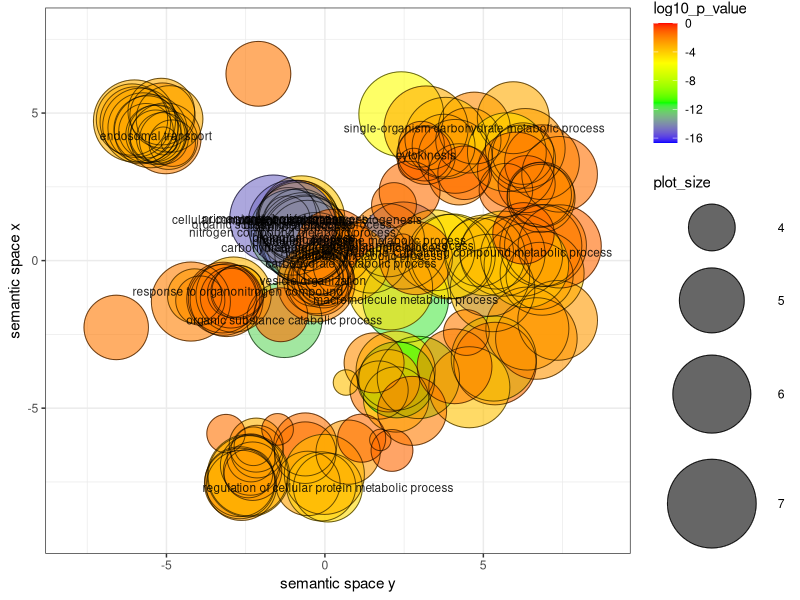

R code for this plot:


# A plotting R script produced by the REVIGO server at http://revigo.irb.hr/
# If you found REVIGO useful in your work, please cite the following reference:
# Supek F et al. "REVIGO summarizes and visualizes long lists of Gene Ontology
# terms" PLoS ONE 2011. doi:10.1371/journal.pone.0021800


# --------------------------------------------------------------------------
# If you don't have the ggplot2 package installed, uncomment the following line:
# install.packages( "ggplot2" );
library( ggplot2 );
# --------------------------------------------------------------------------
# If you don't have the scales package installed, uncomment the following line:
# install.packages( "scales" );
library( scales );


# --------------------------------------------------------------------------
# Here is your data from REVIGO. Scroll down for plot configuration options.

revigo.names <- c("term_ID","description","frequency_%","plot_X","plot_Y","plot_size","log10_p_value","uniqueness","dispensability");
revigo.data <- rbind(c("GO:0006914","autophagy", 0.230,-0.175, 0.192, 4.470,-3.9588,0.959,0.000),
c("GO:0008150","biological_process",100.000,-0.668, 0.782, 7.108,-13.2863,1.000,0.000),
c("GO:0008152","metabolic process",75.387,-0.625, 0.722, 6.986,-16.6554,0.999,0.000),
c("GO:0009987","cellular process",63.780,-0.585, 0.693, 6.913,-11.9337,0.998,0.000),
c("GO:0010243","response to organonitrogen compound", 0.140,-2.740,-1.042, 4.255,-4.1426,0.911,0.000),
c("GO:0016197","endosomal transport", 0.131,-5.337, 4.229, 4.225,-6.3189,0.927,0.000),
c("GO:0044699","single-organism process",46.569,-0.736, 1.407, 6.776,-3.8465,0.997,0.000),
c("GO:0050896","response to stimulus",12.210,-0.820, 1.350, 6.195,-3.5294,0.995,0.000),
c("GO:0051179","localization",18.495,-0.283, 0.236, 6.375,-3.1484,0.995,0.000),
c("GO:0051704","multi-organism process", 0.751,-1.157, 1.379, 4.984,-1.6986,0.994,0.000),
c("GO:0065007","biological regulation",20.498,-0.549, 0.641, 6.420,-3.0760,0.995,0.000),
c("GO:0071840","cellular component organization or biogenesis", 8.568,-0.881, 1.394, 6.041,-2.0629,0.994,0.000),
c("GO:1901575","organic substance catabolic process", 4.612,-1.279,-2.009, 5.772,-12.1329,0.839,0.000),
c("GO:0009056","catabolic process", 4.820,-0.805, 1.158, 5.791,-12.6760,0.970,0.023),
c("GO:0042026","protein refolding", 0.069,-1.190, 1.419, 3.949,-1.9650,0.963,0.024),
c("GO:0016236","macroautophagy", 0.084,-0.483, 0.469, 4.031,-2.7240,0.958,0.025),
c("GO:0016050","vesicle organization", 0.130,-0.372,-0.671, 4.221,-3.4026,0.896,0.026),
c("GO:0006457","protein folding", 0.903,-0.182, 0.397, 5.064,-1.9693,0.954,0.030),
c("GO:0044238","primary metabolic process",53.743,-1.626, 1.424, 6.839,-14.8719,0.957,0.038),
c("GO:0032268","regulation of cellular protein metabolic process", 1.473, 0.095,-7.690, 5.277,-4.4290,0.656,0.061),
c("GO:0072524","pyridine-containing compound metabolic process", 1.351, 4.874, 0.285, 5.239,-1.7467,0.853,0.070),
c("GO:0044723","single-organism carbohydrate metabolic process", 2.457, 4.715, 4.492, 5.499,-2.1624,0.857,0.073),
c("GO:0009058","biosynthetic process",31.611,-0.842, 1.213, 6.608,-3.7659,0.961,0.078),
c("GO:0051186","cofactor metabolic process", 3.985, 1.448, 0.164, 5.709,-3.3909,0.909,0.080),
c("GO:0000910","cytokinesis", 0.315, 3.192, 3.577, 4.606,-2.0134,0.885,0.086),
c("GO:0006807","nitrogen compound metabolic process",38.744,-1.019, 0.960, 6.696,-13.2364,0.959,0.089),
c("GO:0006732","coenzyme metabolic process", 3.111, 1.990, 0.692, 5.601,-2.1239,0.879,0.089),
c("GO:0044237","cellular metabolic process",53.061, 2.471, 0.511, 6.833,-14.4987,0.907,0.111),
c("GO:0043170","macromolecule metabolic process",39.491, 2.548,-1.319, 6.705,-11.6790,0.905,0.112),
c("GO:0005975","carbohydrate metabolic process", 5.260, 0.820,-0.085, 5.829,-2.3247,0.922,0.116),
c("GO:0071704","organic substance metabolic process",58.357,-1.047, 1.234, 6.874,-14.7916,0.956,0.120),
c("GO:1901135","carbohydrate derivative metabolic process", 6.319, 0.294, 0.442, 5.909,-1.4101,0.930,0.122),
c("GO:0044710","single-organism metabolic process",31.682, 2.409, 4.963, 6.609,-5.5826,0.898,0.168),
c("GO:0019682","glyceraldehyde-3-phosphate metabolic process", 0.444, 4.228, 2.924, 4.755,-2.0785,0.781,0.172),
c("GO:0046483","heterocycle metabolic process",29.664, 4.040, 0.149, 6.580,-4.6570,0.876,0.176),
c("GO:0022900","electron transport chain", 0.564, 3.745, 3.897, 4.860,-1.6428,0.856,0.177),
c("GO:0006793","phosphorus metabolic process",13.507, 3.457, 0.350, 6.239,-4.2294,0.892,0.185),
c("GO:0007041","lysosomal transport", 0.017,-4.910, 3.950, 3.341,-1.7221,0.930,0.187),
c("GO:0032509","endosome transport via multivesicular body sorting pathway", 0.022,-5.100, 4.056, 3.443,-2.6516,0.925,0.190),
c("GO:0019538","protein metabolic process",18.489, 2.949,-3.959, 6.375,-10.5738,0.863,0.190),
c("GO:1901564","organonitrogen compound metabolic process",17.886, 5.168,-0.498, 6.361,-15.1927,0.873,0.193),
c("GO:0016482","cytosolic transport", 0.076,-4.819, 3.981, 3.988,-1.6958,0.904,0.207),
c("GO:1901360","organic cyclic compound metabolic process",30.324, 2.064,-0.915, 6.590,-4.4902,0.910,0.211),
c("GO:1901576","organic substance biosynthetic process",30.365, 5.289,-0.976, 6.591,-3.6878,0.855,0.211),
c("GO:0043903","regulation of symbiosis, encompassing mutualism through parasitism", 0.039,-2.254,-6.291, 3.701,-2.1323,0.858,0.219),
c("GO:0006629","lipid metabolic process", 3.522, 4.111, 3.533, 5.655,-1.6700,0.865,0.223),
c("GO:0048193","Golgi vesicle transport", 0.297,-4.934, 4.078, 4.581,-3.3611,0.909,0.230),
c("GO:0007034","vacuolar transport", 0.133,-5.128, 4.138, 4.231,-3.2587,0.927,0.230),
c("GO:0006839","mitochondrial transport", 0.182,-5.645, 4.402, 4.369,-1.5405,0.925,0.236),
c("GO:0006725","cellular aromatic compound metabolic process",29.628, 3.925, 0.133, 6.580,-4.5717,0.876,0.245),
c("GO:0040008","regulation of growth", 0.172,-2.169,-6.252, 4.343,-3.3132,0.851,0.250),
c("GO:0032006","regulation of TOR signaling", 0.038,-3.121,-5.861, 3.691,-1.5364,0.799,0.256),
c("GO:0051338","regulation of transferase activity", 0.368,-2.353,-6.936, 4.674,-1.8824,0.847,0.257),
c("GO:0051604","protein maturation", 0.293, 1.710,-4.386, 4.575,-1.6898,0.872,0.274),
c("GO:0043412","macromolecule modification", 9.785, 2.232,-3.730, 6.099,-4.2735,0.881,0.280),
c("GO:0044281","small molecule metabolic process",15.138, 3.807, 4.156, 6.288,-3.8105,0.869,0.300),
c("GO:0048518","positive regulation of biological process", 1.744,-2.684,-7.491, 5.350,-1.8306,0.834,0.320),
c("GO:0071702","organic substance transport", 4.980,-5.817, 4.562, 5.805,-3.2032,0.899,0.324),
c("GO:0048523","negative regulation of cellular process", 1.830,-2.633,-7.617, 5.371,-2.7014,0.742,0.330),
c("GO:0048519","negative regulation of biological process", 1.984,-2.687,-7.551, 5.406,-2.8466,0.832,0.334),
c("GO:0044763","single-organism cellular process",27.536, 3.192, 4.493, 6.548,-3.1048,0.881,0.335),
c("GO:0032879","regulation of localization", 0.726,-6.585,-2.264, 4.969,-1.7188,0.793,0.347),
c("GO:0072521","purine-containing compound metabolic process", 2.673, 5.403, 0.263, 5.535,-1.3582,0.839,0.357),
c("GO:0032940","secretion by cell", 0.763,-2.099, 6.331, 4.991,-1.6507,0.806,0.363),
c("GO:0070647","protein modification by small protein conjugation or removal", 0.821, 2.248,-4.705, 5.023,-4.3304,0.816,0.370),
c("GO:0016192","vesicle-mediated transport", 1.085,-5.601, 4.449, 5.144,-2.5758,0.913,0.380),
c("GO:0006139","nucleobase-containing compound metabolic process",26.547, 6.854,-0.427, 6.532,-3.8939,0.791,0.381),
c("GO:0006418","tRNA aminoacylation for protein translation", 1.099, 6.775,-0.517, 5.149,-3.5826,0.673,0.382),
c("GO:0006950","response to stress", 4.575,-2.881,-1.152, 5.769,-3.3877,0.935,0.382),
c("GO:0006508","proteolysis", 5.223, 2.267,-4.041, 5.826,-10.8304,0.837,0.384),
c("GO:0009408","response to heat", 0.166,-2.754,-1.073, 4.328,-3.2297,0.945,0.389),
c("GO:0042325","regulation of phosphorylation", 0.468,-0.621,-6.508, 4.779,-1.8307,0.687,0.396),
c("GO:0051641","cellular localization", 2.041,-5.026, 4.144, 5.418,-1.9406,0.910,0.399),
c("GO:0051174","regulation of phosphorus metabolic process", 0.580,-0.619,-6.229, 4.872,-1.5393,0.714,0.405),
c("GO:0071705","nitrogen compound transport", 1.767,-5.743, 4.501, 5.355,-3.1087,0.909,0.407),
c("GO:0044260","cellular macromolecule metabolic process",34.276, 5.329,-3.317, 6.643,-8.6347,0.811,0.408),
c("GO:0006820","anion transport", 1.956,-5.982, 4.695, 5.400,-1.3969,0.903,0.413),
c("GO:0010608","posttranscriptional regulation of gene expression", 0.719,-0.537,-7.551, 4.965,-2.7976,0.760,0.414),
c("GO:0015031","protein transport", 2.251,-6.087, 4.780, 5.461,-3.1219,0.874,0.421),
c("GO:0061024","membrane organization", 0.759,-0.273,-0.704, 4.989,-2.5609,0.887,0.423),
c("GO:0033036","macromolecule localization", 3.030,-5.492, 4.384, 5.590,-2.5955,0.907,0.423),
c("GO:0055086","nucleobase-containing small molecule metabolic process", 4.917, 7.406, 2.925, 5.800,-1.4864,0.744,0.426),
c("GO:0061025","membrane fusion", 0.145,-0.240,-0.606, 4.269,-2.2141,0.892,0.427),
c("GO:0097576","vacuole fusion", 0.032,-0.093,-0.529, 3.613,-1.8614,0.903,0.436),
c("GO:0051607","defense response to virus", 0.098,-2.933,-1.094, 4.098,-1.7552,0.942,0.442),
c("GO:0034976","response to endoplasmic reticulum stress", 0.100,-3.932,-1.353, 4.106,-1.6286,0.914,0.442),
c("GO:0009240","isopentenyl diphosphate biosynthetic process", 0.163, 5.712, 2.387, 4.320,-1.4974,0.772,0.442),
c("GO:0007030","Golgi organization", 0.039,-0.047,-0.535, 3.701,-1.8151,0.902,0.442),
c("GO:0031163","metallo-sulfur cluster assembly", 0.219,-0.003,-0.577, 4.450,-1.4229,0.889,0.443),
c("GO:0051246","regulation of protein metabolic process", 1.551,-0.119,-7.651, 5.299,-4.1076,0.716,0.453),
c("GO:0050789","regulation of biological process",19.373,-2.415,-7.285, 6.395,-3.4620,0.788,0.453),
c("GO:0044711","single-organism biosynthetic process",10.864, 6.323, 3.804, 6.144,-2.4189,0.835,0.462),
c("GO:0016570","histone modification", 0.373, 1.552,-3.465, 4.680,-2.2346,0.764,0.465),
c("GO:0016567","protein ubiquitination", 0.523, 2.009,-4.072, 4.827,-3.1744,0.801,0.470),
c("GO:0022411","cellular component disassembly", 0.423, 2.673, 2.337, 4.734,-1.4684,0.833,0.471),
c("GO:0007033","vacuole organization", 0.102,-0.030,-0.537, 4.119,-3.1340,0.898,0.474),
c("GO:0006090","pyruvate metabolic process", 0.817, 4.527, 4.075, 5.021,-2.5360,0.800,0.475),
c("GO:0048284","organelle fusion", 0.114,-0.075,-0.598, 4.165,-3.0996,0.897,0.478),
c("GO:0034641","cellular nitrogen compound metabolic process",34.137, 5.604, 0.236, 6.641,-3.7929,0.832,0.484),
c("GO:0010499","proteasomal ubiquitin-independent protein catabolic process", 0.020, 0.665,-4.131, 3.406,-3.6123,0.810,0.498),
c("GO:0009605","response to external stimulus", 1.370,-3.229,-1.291, 5.245,-1.3112,0.941,0.501),
c("GO:0044571","[2Fe-2S] cluster assembly", 0.019, 2.461, 0.502, 3.385,-1.7679,0.849,0.514),
c("GO:2000144","positive regulation of DNA-templated transcription, initiation", 0.018, 1.749,-6.077, 3.363,-2.0178,0.689,0.514),
c("GO:1901698","response to nitrogen compound", 0.178,-4.110,-1.199, 4.359,-3.6333,0.935,0.523),
c("GO:0034248","regulation of cellular amide metabolic process", 0.700, 0.732,-6.491, 4.954,-2.5557,0.736,0.526),
c("GO:0007005","mitochondrion organization", 0.418,-0.048,-0.573, 4.729,-1.9558,0.886,0.529),
c("GO:0032787","monocarboxylic acid metabolic process", 2.485, 5.944, 4.843, 5.504,-3.0214,0.779,0.539),
c("GO:0016070","RNA metabolic process",15.951, 6.673,-2.639, 6.311,-2.3993,0.758,0.541),
c("GO:1901362","organic cyclic compound biosynthetic process",17.871, 6.206, 0.180, 6.360,-3.0146,0.823,0.545),
c("GO:0009081","branched-chain amino acid metabolic process", 0.463, 6.254, 3.627, 4.774,-1.6377,0.797,0.551),
c("GO:0051240","positive regulation of multicellular organismal process", 0.303,-2.283,-7.136, 4.589,-1.4775,0.788,0.552),
c("GO:0019438","aromatic compound biosynthetic process",16.954, 6.961, 0.516, 6.338,-2.7662,0.803,0.552),
c("GO:0018130","heterocycle biosynthetic process",17.388, 6.814, 0.504, 6.348,-2.7424,0.802,0.556),
c("GO:0046903","secretion", 0.810,-5.126, 4.916, 5.017,-1.8021,0.867,0.557),
c("GO:0009059","macromolecule biosynthetic process",19.548, 5.369,-3.488, 6.399,-1.4508,0.826,0.558),
c("GO:0044267","cellular protein metabolic process",14.293, 4.558,-4.291, 6.263,-3.6818,0.778,0.562),
c("GO:0042221","response to chemical", 3.071,-3.207,-1.292, 5.595,-1.6945,0.937,0.562),
c("GO:0001731","formation of translation preinitiation complex", 0.070, 4.464,-2.438, 3.954,-1.8268,0.751,0.568),
c("GO:0009767","photosynthetic electron transport chain", 0.025, 2.802, 3.282, 3.501,-1.4229,0.888,0.573),
c("GO:0031329","regulation of cellular catabolic process", 0.093,-2.412,-7.214, 4.078,-2.0005,0.730,0.574),
c("GO:0044271","cellular nitrogen compound biosynthetic process",22.502, 7.409, 0.482, 6.460,-1.3019,0.795,0.587),
c("GO:0019693","ribose phosphate metabolic process", 3.032, 2.872, 0.085, 5.590,-2.0497,0.778,0.587),
c("GO:0006468","protein phosphorylation", 4.137, 4.092,-3.582, 5.725,-1.8761,0.691,0.592),
c("GO:0006082","organic acid metabolic process", 9.086, 5.742, 3.674, 6.067,-4.4758,0.754,0.592),
c("GO:0015833","peptide transport", 0.298,-5.290, 4.292, 4.582,-3.1219,0.903,0.593),
c("GO:0033554","cellular response to stress", 2.967,-3.101,-1.339, 5.581,-1.8869,0.886,0.593),
c("GO:0032774","RNA biosynthetic process",10.925, 7.344,-2.026, 6.147,-2.5738,0.740,0.597),
c("GO:0090304","nucleic acid metabolic process",21.449, 6.389,-2.303, 6.440,-2.5517,0.759,0.597),
c("GO:0016043","cellular component organization", 7.239,-0.276,-0.760, 5.968,-2.2209,0.866,0.599),
c("GO:0006810","transport",17.616,-6.010, 4.734, 6.354,-3.2282,0.884,0.600),
c("GO:0009894","regulation of catabolic process", 0.146,-2.141,-6.472, 4.272,-2.5003,0.767,0.601),
c("GO:0051091","positive regulation of sequence-specific DNA binding transcription factor activity", 0.050, 2.117,-6.433, 3.806,-1.3174,0.717,0.604),
c("GO:0043038","amino acid activation", 1.124, 6.215, 3.454, 5.159,-3.5826,0.778,0.605),
c("GO:1901616","organic hydroxy compound catabolic process", 0.169,-1.392,-1.835, 4.336,-1.4446,0.882,0.610),
c("GO:0009132","nucleoside diphosphate metabolic process", 0.698, 6.767, 2.231, 4.952,-2.0190,0.722,0.619),
c("GO:0090090","negative regulation of canonical Wnt signaling pathway", 0.025,-1.493,-5.719, 3.513,-1.6226,0.738,0.626),
c("GO:0046939","nucleotide phosphorylation", 0.792, 6.840, 2.235, 5.007,-2.0190,0.713,0.628),
c("GO:0018193","peptidyl-amino acid modification", 1.495, 2.752,-5.091, 5.283,-1.7631,0.804,0.640),
c("GO:0046394","carboxylic acid biosynthetic process", 4.159, 6.851, 3.336, 5.727,-1.9676,0.735,0.644),
c("GO:0051321","meiotic cell cycle", 0.176, 3.149, 3.618, 4.353,-1.3768,0.891,0.644),
c("GO:0051348","negative regulation of transferase activity", 0.088,-2.329,-6.685, 4.053,-2.0710,0.860,0.646),
c("GO:0044283","small molecule biosynthetic process", 5.677, 6.022, 3.060, 5.862,-1.7073,0.789,0.654),
c("GO:0046653","tetrahydrofolate metabolic process", 0.251, 6.367, 2.592, 4.508,-1.4413,0.779,0.654),
c("GO:0044249","cellular biosynthetic process",30.048, 6.357,-0.160, 6.586,-3.5452,0.827,0.658),
c("GO:0006796","phosphate-containing compound metabolic process",13.110, 5.051, 0.180, 6.226,-3.9205,0.785,0.664),
c("GO:0046034","ATP metabolic process", 1.263, 6.821, 2.109, 5.210,-2.1468,0.689,0.665),
c("GO:0060255","regulation of macromolecule metabolic process",11.716,-0.017,-7.244, 6.177,-3.4122,0.675,0.666),
c("GO:0019222","regulation of metabolic process",11.942,-2.421,-7.289, 6.185,-3.0738,0.774,0.669),
c("GO:0046490","isopentenyl diphosphate metabolic process", 0.163, 4.409, 2.977, 4.320,-1.4974,0.794,0.679),
c("GO:0051716","cellular response to stimulus", 9.561,-4.229,-1.387, 6.089,-1.8619,0.879,0.680),
c("GO:0046942","carboxylic acid transport", 1.022,-5.162, 5.050, 5.118,-3.0446,0.847,0.681),
c("GO:0015849","organic acid transport", 1.024,-4.902, 4.799, 5.119,-3.0446,0.854,0.681),
c("GO:0031668","cellular response to extracellular stimulus", 0.436,-2.967,-1.250, 4.748,-1.4726,0.903,0.684),
c("GO:0042886","amide transport", 0.337,-5.349, 4.261, 4.636,-3.1219,0.917,0.689),
c("GO:0006325","chromatin organization", 0.668,-0.177,-0.779, 4.933,-1.8768,0.878,0.689),
c("GO:0000281","mitotic cytokinesis", 0.070, 3.048, 3.946, 3.953,-2.0134,0.897,0.692),
c("GO:0031047","gene silencing by RNA", 0.089, 1.160,-6.017, 4.056,-1.4159,0.705,0.697),
c("GO:0007006","mitochondrial membrane organization", 0.065, 2.180, 1.882, 3.922,-1.6160,0.843,0.698),
c("GO:0006778","porphyrin-containing compound metabolic process", 0.457, 6.266, 0.925, 4.768,-1.3332,0.845,0.699));

one.data <- data.frame(revigo.data);
names(one.data) <- revigo.names;
one.data <- one.data [(one.data$plot_X != "null" & one.data$plot_Y != "null"), ];
one.data$plot_X <- as.numeric( as.character(one.data$plot_X) );
one.data$plot_Y <- as.numeric( as.character(one.data$plot_Y) );
one.data$plot_size <- as.numeric( as.character(one.data$plot_size) );
one.data$log10_p_value <- as.numeric( as.character(one.data$log10_p_value) );
one.data$frequency <- as.numeric( as.character(one.data$frequency) );
one.data$uniqueness <- as.numeric( as.character(one.data$uniqueness) );
one.data$dispensability <- as.numeric( as.character(one.data$dispensability) );
#head(one.data);


# --------------------------------------------------------------------------
# Names of the axes, sizes of the numbers and letters, names of the columns,
# etc. can be changed below

p1 <- ggplot( data = one.data );
p1 <- p1 + geom_point( aes( plot_X, plot_Y, colour = log10_p_value, size = plot_size), alpha = I(0.6) ) + scale_size_area();
p1 <- p1 + scale_colour_gradientn( colours = c("blue", "green", "yellow", "red"), limits = c( min(one.data$log10_p_value), 0) );
p1 <- p1 + geom_point( aes(plot_X, plot_Y, size = plot_size), shape = 21, fill = "transparent", colour = I (alpha ("black", 0.6) )) + scale_size_area();
p1 <- p1 + scale_size( range=c(5, 30)) + theme_bw(); # + scale_fill_gradientn(colours = heat_hcl(7), limits = c(-300, 0) );
ex <- one.data [ one.data$dispensability < 0.15, ]; 
p1 <- p1 + geom_text( data = ex, aes(plot_X, plot_Y, label = description), colour = I(alpha("black", 0.85)), size = 3 );
p1 <- p1 + labs (y = "semantic space x", x = "semantic space y");
p1 <- p1 + theme(legend.key = element_blank()) ;
one.x_range = max(one.data$plot_X) - min(one.data$plot_X);
one.y_range = max(one.data$plot_Y) - min(one.data$plot_Y);
p1 <- p1 + xlim(min(one.data$plot_X)-one.x_range/10,max(one.data$plot_X)+one.x_range/10);
p1 <- p1 + ylim(min(one.data$plot_Y)-one.y_range/10,max(one.data$plot_Y)+one.y_range/10);



# --------------------------------------------------------------------------
# Output the plot to screen

p1;

# Uncomment the line below to also save the plot to a file.
# The file type depends on the extension (default=pdf).

# ggsave("C:/Users/path_to_your_file/revigo-plot.pdf");
